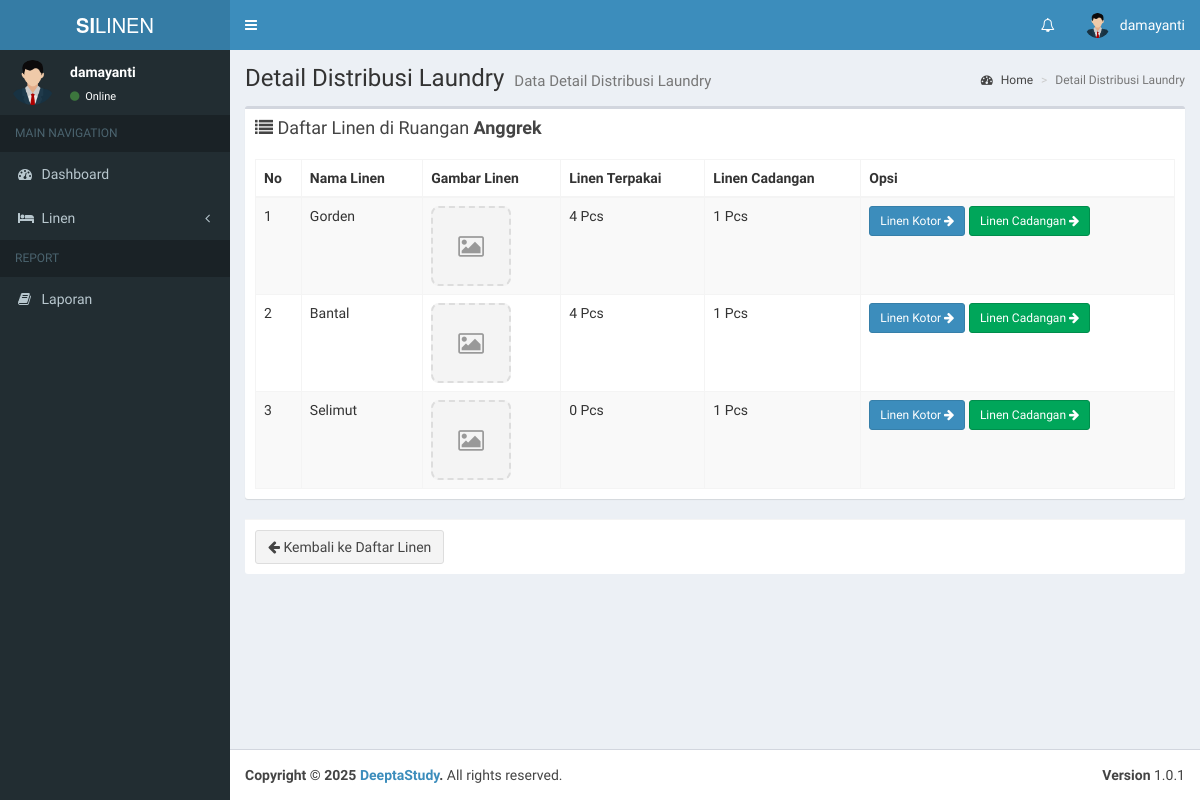
The page /admin/detail_distribusi_laundry.php?id=3 (signed in) on the database as committed earlier.
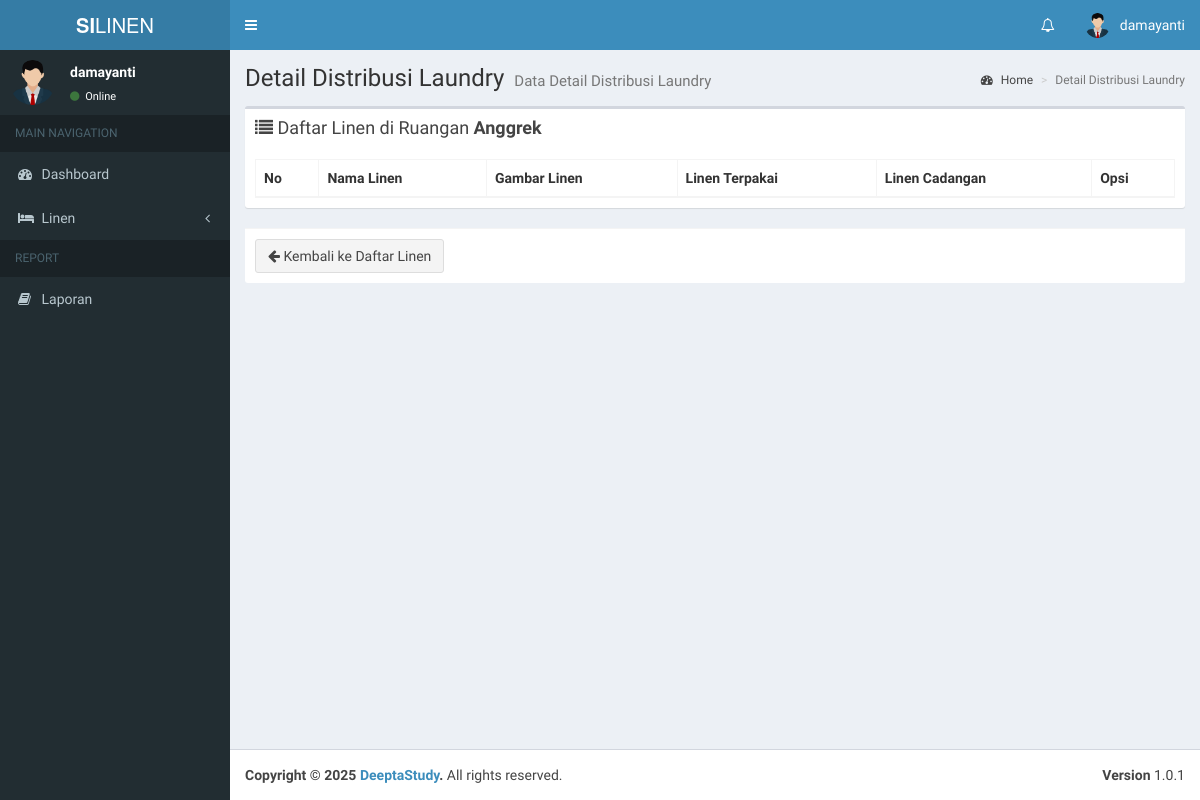
The same page on the database as committed later.
### tables this page shows
CREATE TABLE `linen_ruangan` (
  `id` int(11) NOT NULL,
  `id_user` int(11) NOT NULL,
  `id_ruangan` int(11) NOT NULL,
  `id_linen` int(11) NOT NULL,
  `linen_terpakai` int(11) NOT NULL,
  `linen_cadangan` int(11) NOT NULL,
  `status_linen` int(11) NOT NULL
);

CREATE TABLE `linen` (
  `id` int(11) NOT NULL,
  `kode_linen` varchar(15) NOT NULL,
  `nama_linen` varchar(199) NOT NULL,
  `gambar` varchar(199) NOT NULL,
  `jumlah_linen` int(11) NOT NULL,
  `sisa_linen` int(11) NOT NULL,
  `tanggal` datetime NOT NULL,
  `status` int(11) NOT NULL,
  `updated_at` datetime NOT NULL
);

### admin/detail_distribusi_laundry.php (the view, shortened to what this page needs)
<?php
include '../koneksi.php';
$id = isset($_GET['id']) ? intval($_GET['id']) : 0;
$ruanganQuery = mysqli_query($koneksi, "SELECT * FROM ruangan WHERE id='$id'");
$ruanganData = mysqli_fetch_assoc($ruanganQuery);
$linenRuangan = mysqli_query($koneksi, "SELECT
            lr.*,
            u.nama as admin_ruangan,
            r.nama_ruangan,
            l.nama_linen,
            l.id as id_linen,
            l.gambar
          FROM linen_ruangan lr
          LEFT JOIN users u ON lr.id_user = u.id
          LEFT JOIN ruangan r ON lr.id_ruangan = r.id
          LEFT JOIN linen l ON lr.id_linen = l.id
          WHERE id_ruangan = '$id'");
?>
<section class="content">
    <div class="row">
        <div class="col-xs-12">
            <div class="box">
                <div class="box-header">
                    <h3 class="box-title">
                        <i class="fa fa-list"></i> Daftar Linen di Ruangan <b><?= $ruanganData['nama_ruangan']; ?></b>
                    </h3>
                </div>
                <div class="box-body">
                    <table id="example1" class="table table-bordered table-striped">
                        <thead>
                            <tr>
                                <th>No</th>
                                <th>Nama Linen</th>
                                <th>Gambar Linen</th>
                                <th>Linen Terpakai</th>
                                <th>Linen Cadangan</th>
                                <th>Opsi</th>
                            </tr>
                        </thead>
                        <tbody>
                            <?php
                            $no = 1;
                            while ($data = mysqli_fetch_assoc($linenRuangan)):
                                $gambar_path = !empty($data['gambar']) ? '../uploads/linen/' . $data['gambar'] : '../assets/img/no-image.jpg';
                                $gambar_exists = !empty($data['gambar']) && file_exists($gambar_path);
                            ?>
                                <tr>
                                    <td><?= $no++; ?></td>
                                    <td><?= htmlspecialchars($data['nama_linen']) ?></td>
                                    <td class="text-center">
                                        <?php if ($gambar_exists): ?>
                                            <a href="<?= $gambar_path ?>" data-lightbox="linen-<?= $data['id_linen'] ?>" data-title="<?= htmlspecialchars($data['nama_linen']) ?>">
                                                <img src="<?= $gambar_path ?>" class="img-linen" alt="<?= htmlspecialchars($data['nama_linen']) ?>">
                                            </a>
                                        <?php else: ?>
                                            <div class="no-image">
                                                <i class="fa fa-image fa-2x"></i>
                                            </div>
                                        <?php endif; ?>
                                    </td>
                                    <td><?= htmlspecialchars($data['linen_terpakai']) ?> Pcs</td>
                                    <td><?= htmlspecialchars($data['linen_cadangan']) ?> Pcs</td>
                                    <td>
                                        <?php if (!empty($data['id_user'])): ?>
                                            <button type="button" class="btn btn-sm btn-primary" data-toggle="modal"
                                                data-target="#modalDistribusi<?= $data['id'] ?>">
                                                Linen Kotor <i class="fa fa-arrow-right"></i>
                                            </button>
                                            <button type="button" class="btn btn-sm btn-success" data-toggle="modal"
                                                data-target="#modalCadangan<?= $data['id'] ?>">
                                                Linen Cadangan <i class="fa fa-arrow-right"></i>
                                            </button>
                                        <?php else: ?>
                                            <button class="btn btn-sm btn-primary" disabled>Distribusi <i class="fa fa-arrow-right"></i></button>
                                        <?php endif; ?>
                                    </td>
                                </tr>
                            <?php endwhile; ?>
                        </tbody>
                    </table>
                </div>
            </div>
            <div class="box-footer">
                <a href="data_linen.php" class="btn btn-default">
                    <i class="fa fa-arrow-left"></i> Kembali ke Daftar Linen
                </a>
            </div>
        </div>
    </div>
</section>
<?php
$content = ob_get_clean();
include __DIR__ . '/../layouts/header.php';
echo $content;
include __DIR__ . '/../layouts/footer.php';
?>

Rows that differ between the two databases and show on the page:
removed linen_ruangan: id_linen.nama_linen "Gorden", linen_terpakai "4", linen_cadangan "1"
removed linen_ruangan: id_linen.nama_linen "Bantal", linen_terpakai "4", linen_cadangan "1"
removed linen_ruangan: id_linen.nama_linen "Selimut", linen_terpakai "0", linen_cadangan "1"
